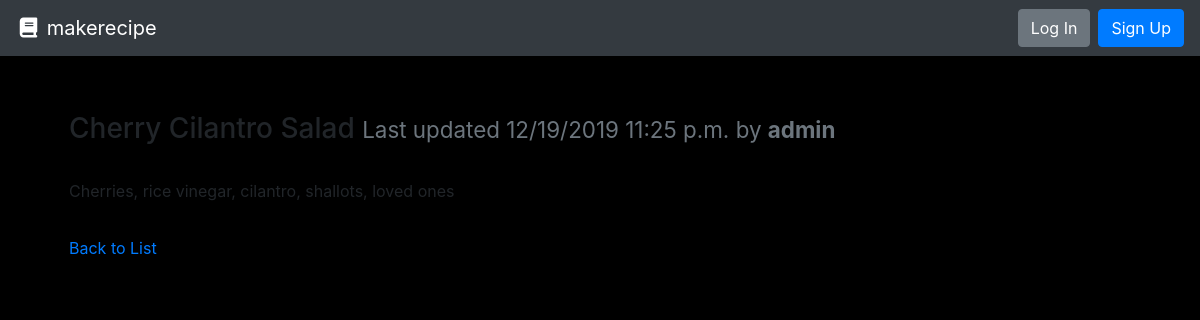
/cherry-cilantro-salad/, run on the app's committed database.
### recipe/models.py (models this page shows, shortened)
class Page(models.Model):
    title = models.CharField(max_length=settings.RECIPE_PAGE_TITLE_MAX_LENGTH, unique=True,
                             help_text="Title of your page.")
    author = models.ForeignKey(User, on_delete=models.PROTECT,
                               help_text="The user that posted this article.")
    slug = models.CharField(max_length=settings.RECIPE_PAGE_TITLE_MAX_LENGTH, blank=True, editable=False,
                            help_text="Unique URL path to access this page. Generated by the system.")
    content = models.TextField(
        help_text="Write the content of your page here.")
    created = models.DateTimeField(auto_now_add=True,
                                   help_text="The date and time this page was created. Automatically generated when the model saves.")
    modified = models.DateTimeField(auto_now=True,
                                    help_text="The date and time this page was updated. Automatically generated when the model updates.")

### recipe/views.py (the view)
# urls.py: path('<str:slug>/', PageDetailView.as_view(), name='recipe-details-page'),
class PageDetailView(DetailView):
    model = Page
    def get(self, request, slug):
        page = self.get_queryset().get(slug__iexact=slug)
        return render(request, 'page.html', {
          'page': page
        })

### templates/recipe/page.html
{% extends "base.html" %}
{% block content %}
  <div class="row">
    <div class="col m-4">
      <h3>{{ page.title }} <small class="text-muted">Last updated {{ page.modified|date:"SHORT_DATETIME_FORMAT" }} by <b>{{ page.author.username }}</b></small></h3>
      <hr>
      <p>{{ page.content|linebreaksbr }}</p>
      <hr>
      <a href="{% url 'recipe-list-page' %}">Back to List</a>
    </div>
  </div>
{% endblock %}

### templates/recipe/base.html (shortened to what this page needs)
<!doctype html>
<html lang="en">
  <head>
    <link rel="stylesheet" href="https://stackpath.bootstrapcdn.com/bootstrap/4.3.1/css/bootstrap.min.css"
>
  </head>
  <body style="background-color:black">
    <nav class="navbar navbar-expand-md navbar-dark bg-dark">
      <a class="navbar-brand" href="{% url 'recipe-list-page' %}"><i class="fas fa-fw fa-book"></i> makerecipe</a>
      <form class="form-inline ml-auto">
        {% if not user.is_authenticated %}
        <a href="{% url 'login' %}" class="btn btn-secondary ml-2">Log In</a>
        <a href="{% url 'signup' %}" class="btn btn-primary ml-2">Sign Up</a>
        {% endif %}
      </form>
    </nav>
    <main role="main" class="container" style="margin-top: 4vh;">
      {% block content %}{% endblock %}
    </main>
  </body>

### data on the page
Page: title "Cherry Cilantro Salad", modified "12/19/2019 11:25 p.m.", author.username "admin", content "Cherries, rice vinegar, cilantro, shallots, loved ones"
